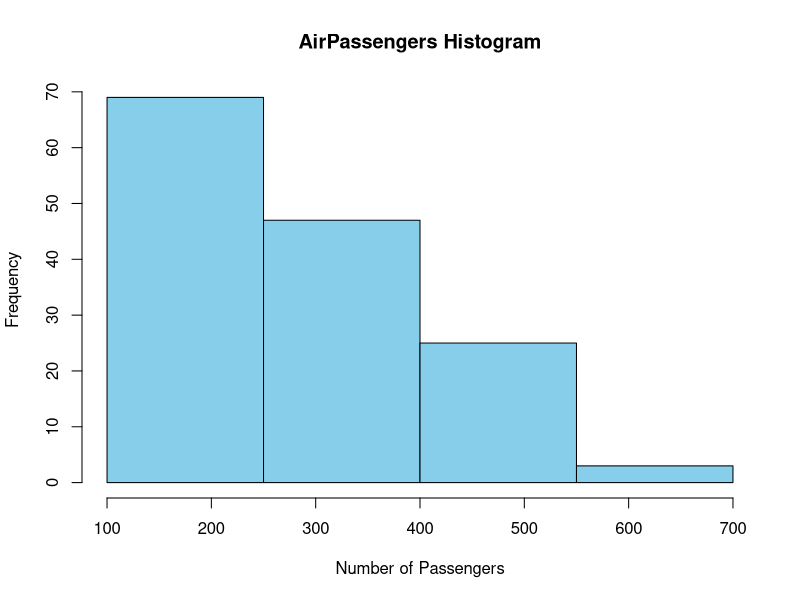

R code for this plot:
data("AirPassengers")
breaks <- seq(100, 700, by = 150)
hist(AirPassengers, breaks = breaks, col = "skyblue", xlab = "Number of Passengers", main = "AirPassengers Histogram")
